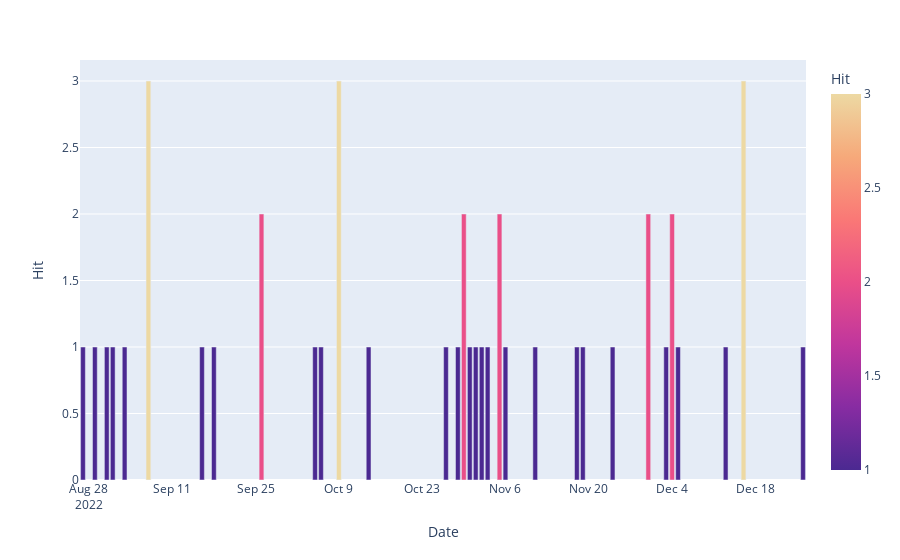

The cell this chart's notebook holds for it:
### Markdown cell above
## 2. Result

### Code cell
fig = px.bar(Spiral_hits, x='Date', y='Hit', color="Hit", color_continuous_scale=px.colors.sequential.Agsunset)
fig.show()

### Figure 1 — Plotly figure (JSON) as saved in the notebook; plotly's stock layout.template omitted (floating-point values rounded to 4 significant figures)
{"data": [{"alignmentgroup": "True", "hovertemplate": "Date=%{x}<br>Hit=%{marker.color}<extra></extra>", "legendgroup": "", "marker": {"color": [1, 1, 1, 1, 1, 3, 1, 1, 2, 1, 1, 3, 1, 1, 1, 2, 1, 1, 1, 1, 2, 1, 1, 1, 1, 1, 2, 1, 2, 1, 1, 3, 1], "coloraxis": "coloraxis", "pattern": {"shape": ""}}, "name": "", "offsetgroup": "", "orientation": "v", "showlegend": false, "textposition": "auto", "type": "bar", "x": ["2022-08-27T00:00:00", "2022-08-29T00:00:00", "2022-08-31T00:00:00", "2022-09-01T00:00:00", "2022-09-03T00:00:00", "2022-09-07T00:00:00", "2022-09-16T00:00:00", "2022-09-18T00:00:00", "2022-09-26T00:00:00", "2022-10-05T00:00:00", "2022-10-06T00:00:00", "2022-10-09T00:00:00", "2022-10-14T00:00:00", "2022-10-27T00:00:00", "2022-10-29T00:00:00", "2022-10-30T00:00:00", "2022-10-31T00:00:00", "2022-11-01T00:00:00", "2022-11-02T00:00:00", "2022-11-03T00:00:00", "2022-11-05T00:00:00", "2022-11-06T00:00:00", "2022-11-11T00:00:00", "2022-11-18T00:00:00", "2022-11-19T00:00:00", "2022-11-24T00:00:00", "2022-11-30T00:00:00", "2022-12-03T00:00:00", "2022-12-04T00:00:00", "2022-12-05T00:00:00", "2022-12-13T00:00:00", "2022-12-16T00:00:00", "2022-12-26T00:00:00"], "xaxis": "x", "y": [1, 1, 1, 1, 1, 3, 1, 1, 2, 1, 1, 3, 1, 1, 1, 2, 1, 1, 1, 1, 2, 1, 1, 1, 1, 1, 2, 1, 2, 1, 1, 3, 1], "yaxis": "y"}], "layout": {"barmode": "relative", "coloraxis": {"colorbar": {"title": {"text": "Hit"}}, "colorscale": [[0, "rgb(75, 41, 145)"], [0.1667, "rgb(135, 44, 162)"], [0.3333, "rgb(192, 54, 157)"], [0.5, "rgb(234, 79, 136)"], [0.6667, "rgb(250, 120, 118)"], [0.8333, "rgb(246, 169, 122)"], [1, "rgb(237, 217, 163)"]]}, "legend": {"tracegroupgap": 0}, "margin": {"t": 60}, "xaxis": {"anchor": "y", "domain": [0, 1], "title": {"text": "Date"}}, "yaxis": {"anchor": "x", "domain": [0, 1], "title": {"text": "Hit"}}}}
